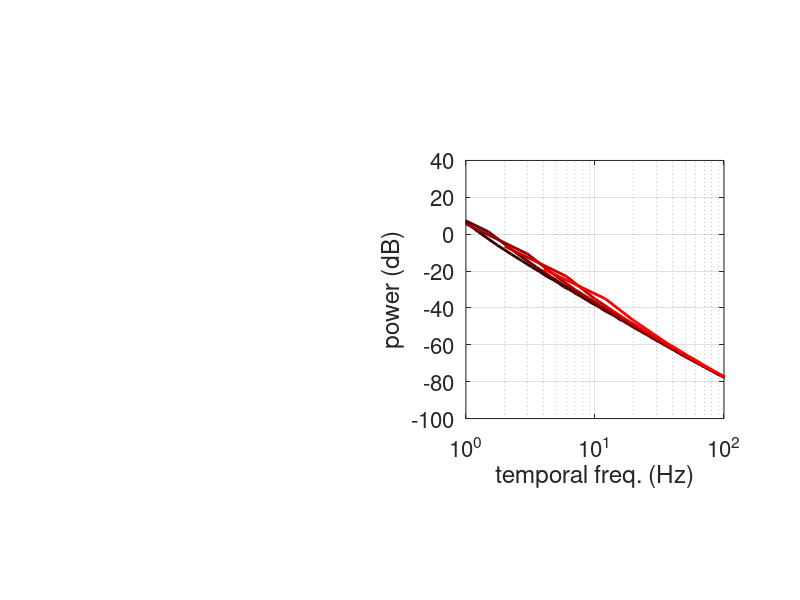

Write MATLAB code to recreate this figure.
function TestStitching
% test to see if using a longer eye motion trace in time will change power
% spectra...
% hint, it does not, except for the change in overal energy, which is
% expected.

close all;
clc;

isPlotTime = 0;

% iterations
N = 5000;

% define temporal parameters
T = fliplr([1/8 1/4 1/2 1 2]); % seconds 
Fs = 512; % Hz
D = 40; % arcmin^2/sec diffusion constant;

figure('units','normalized','outerposition',[-0.6750   -0.2000    0.6750    0.5000]);
for i=1:length(T)

    FW = zeros(1,round(T(i)*Fs));

    try
        for iter=1:N
            % simulate eye motion
            [W, t, dt] = SimulateEyeMovements(T(i),Fs,D);

            % take fft
            tempFW = abs(fftshift(fft(W)));
            FW = FW + 2* (tempFW.^2 / (T(i)*Fs));

            if isPlotTime
                subplot(1,2,1)
                plot(t, W,'-','LineWidth',2,'Color',[1 0 0]*i/length(T));
                hold on;
                ylabel('position (deg)');
                xlabel('time (sec)');
                set(gca,'fontsize',16,'yscale','linear','xscale','linear');
                grid on;
                axis square;

            end
        end
    catch err
        rethrow(err);
    end

    % take average
    tf = (1/dt) * linspace(-.5, .5, T(i)*Fs);
    FW = FW / N;

    
    
    subplot(1,2,2)
    plot(tf, 20*log10(FW),'-','LineWidth',2,'Color',[1 0 0]*i/length(T));
    hold on;
    ylabel('power (dB)');
    xlabel('temporal freq. (Hz)');
    set(gca,'fontsize',16,'yscale','linear','xscale','log');
    xlim([1 100])
    grid on;
    axis square;
    
    
end








function [W, t, dt] = SimulateEyeMovements(T,Fs,D)

% Definition of variables
if nargin<2
    T = 1;  % second
    Fs = 512; % number of samples per second
end

diffusion = D/3600; % deg^2/sec
nsamples = 1; % indicates the number of instances of Brownian motion 
t = linspace(0,T, T*Fs); % time array for plotting
dt = diff(t(1:2));

% Standard Brownian motion (with correlation)
dW = sqrt(2*diffusion*dt) * randn(nsamples,length(t)-1); 
W = [zeros(nsamples,1) cumsum(dW,2)];




